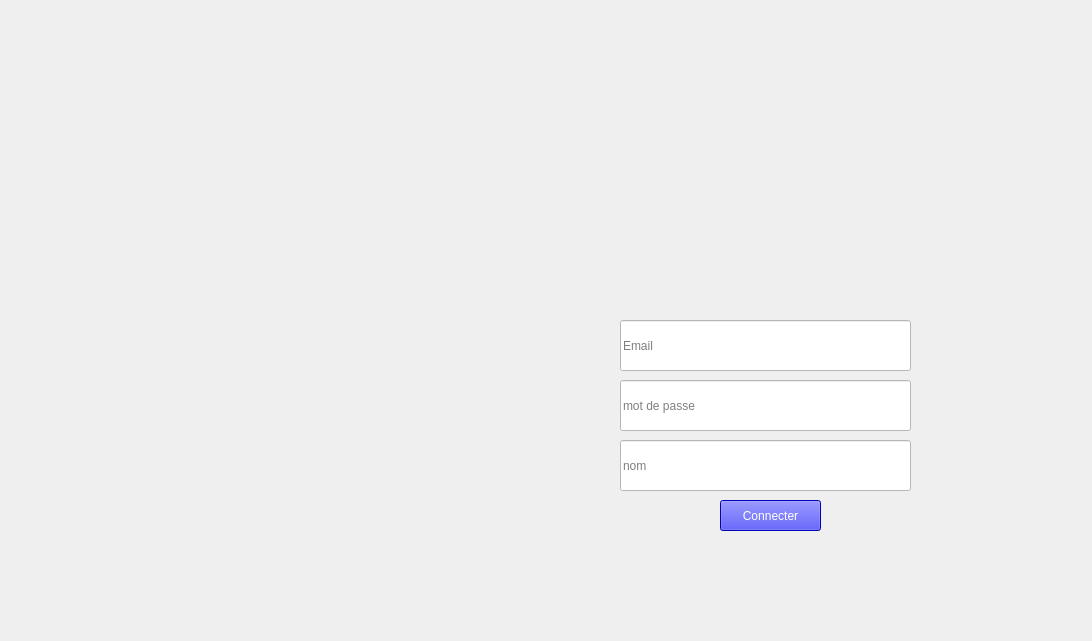
<?xml version="1.0" encoding="UTF-8"?>
<ui version="4.0">
 <class>Form</class>
 <widget class="QWidget" name="Form">
  <property name="geometry">
   <rect>
    <x>0</x>
    <y>0</y>
    <width>1092</width>
    <height>641</height>
   </rect>
  </property>
  <property name="windowTitle">
   <string>Form</string>
  </property>
  <property name="styleSheet">
   <string notr="true">background-image:url(C:/Users/Manita/Desktop/ForStore/2805667.jpg);</string>
  </property>
  <widget class="QLineEdit" name="login">
   <property name="geometry">
    <rect>
     <x>620</x>
     <y>320</y>
     <width>291</width>
     <height>51</height>
    </rect>
   </property>
   <property name="styleSheet">
    <string notr="true">background: rgb(255, 255, 255);</string>
   </property>
   <property name="placeholderText">
    <string>Email</string>
   </property>
  </widget>
  <widget class="QLineEdit" name="pw">
   <property name="geometry">
    <rect>
     <x>620</x>
     <y>380</y>
     <width>291</width>
     <height>51</height>
    </rect>
   </property>
   <property name="styleSheet">
    <string notr="true">background: rgb(255, 255, 255);</string>
   </property>
   <property name="echoMode">
    <enum>QLineEdit::Password</enum>
   </property>
   <property name="placeholderText">
    <string>mot de passe</string>
   </property>
  </widget>
  <widget class="QPushButton" name="connect">
   <property name="geometry">
    <rect>
     <x>720</x>
     <y>500</y>
     <width>101</width>
     <height>31</height>
    </rect>
   </property>
   <property name="styleSheet">
    <string notr="true">background: rgb(0, 0, 255);
color: rgb(255, 255, 255);</string>
   </property>
   <property name="text">
    <string>Connecter</string>
   </property>
  </widget>
  <widget class="QLabel" name="label">
   <property name="geometry">
    <rect>
     <x>730</x>
     <y>460</y>
     <width>111</width>
     <height>31</height>
    </rect>
   </property>
   <property name="styleSheet">
    <string notr="true">background: rgb(255, 255, 255);</string>
   </property>
   <property name="text">
    <string/>
   </property>
  </widget>
  <widget class="QLineEdit" name="nom">
   <property name="geometry">
    <rect>
     <x>620</x>
     <y>440</y>
     <width>291</width>
     <height>51</height>
    </rect>
   </property>
   <property name="styleSheet">
    <string notr="true">background: rgb(255, 255, 255);</string>
   </property>
   <property name="text">
    <string/>
   </property>
   <property name="placeholderText">
    <string>nom</string>
   </property>
  </widget>
 </widget>
 <resources/>
 <connections/>
</ui>
